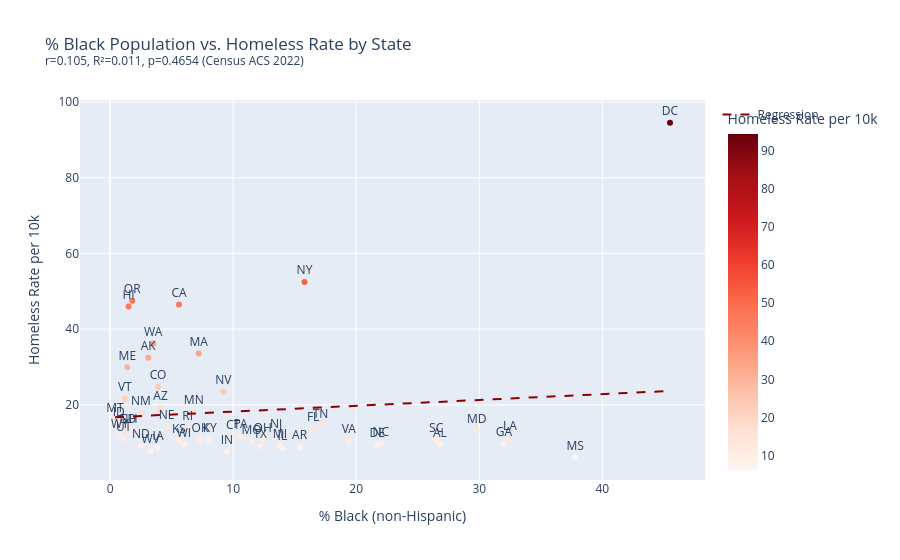

Here is the notebook cell this chart was saved with:
### Code cell
slope, intercept, r, p, se = stats.linregress(df['pct_black'], df['homeless_rate_per_10k'])
r2 = r ** 2
print(f'% Black vs homeless rate: r={r:.3f}, R²={r2:.3f}, p={p:.4f}')

x_range = [df['pct_black'].min(), df['pct_black'].max()]
y_range = [slope * x + intercept for x in x_range]

fig1 = px.scatter(
    df, x='pct_black', y='homeless_rate_per_10k', text='state_postal',
    color='homeless_rate_per_10k', color_continuous_scale='Reds',
    title=f'% Black Population vs. Homeless Rate by State<br><sup>r={r:.3f}, R²={r2:.3f}, p={p:.4f} (Census ACS 2022)</sup>',
    labels={'pct_black': '% Black (non-Hispanic)', 'homeless_rate_per_10k': 'Homeless Rate per 10k'},
    hover_name='state_name',
)
fig1.add_trace(go.Scatter(x=x_range, y=y_range, mode='lines', name='Regression', line=dict(color='darkred', dash='dash')))
fig1.update_traces(textposition='top center', selector=dict(mode='markers+text'))
fig1.show()

### Figure 1 — Plotly figure (JSON) as saved in the notebook; plotly's stock layout.template omitted (floating-point values rounded to 4 significant figures)
{"data": [{"hovertemplate": "<b>%{hovertext}</b><br><br>% Black (non-Hispanic)=%{x}<br>Homeless Rate per 10k=%{marker.color}<br>state_postal=%{text}<extra></extra>", "hovertext": ["Alabama", "Alaska", "Arizona", "Arkansas", "California", "Colorado", "Connecticut", "Delaware", "District of Columbia", "Florida", "Georgia", "Hawaii", "Idaho", "Illinois", "Indiana", "Iowa", "Kansas", "Kentucky", "Louisiana", "Maine", "Maryland", "Massachusetts", "Michigan", "Minnesota", "Mississippi", "Missouri", "Montana", "Nebraska", "Nevada", "New Hampshire", "New Jersey", "New Mexico", "New York", "North Carolina", "North Dakota", "Ohio", "Oklahoma", "Oregon", "Pennsylvania", "Rhode Island", "South Carolina", "South Dakota", "Tennessee", "Texas", "Utah", "Vermont", "Virginia", "Washington", "West Virginia", "Wisconsin", "Wyoming"], "legendgroup": "", "marker": {"color": [9.56, 32.45, 19.12, 8.93, 46.48, 24.72, 11.61, 9.33, 94.51, 13.63, 9.79, 45.96, 14.99, 8.54, 7.65, 8.73, 10.61, 10.68, 11.31, 29.9, 13.16, 33.58, 9.32, 18.2, 6.15, 10.37, 16.15, 14.08, 23.42, 13.07, 11.71, 17.92, 52.44, 9.81, 9.23, 10.76, 10.7, 47.5, 11.73, 13.82, 10.8, 13.08, 14.59, 9.07, 10.95, 21.7, 10.48, 36.22, 7.91, 9.49, 11.9], "coloraxis": "coloraxis", "symbol": "circle"}, "mode": "markers+text", "name": "", "orientation": "v", "showlegend": false, "text": ["AL", "AK", "AZ", "AR", "CA", "CO", "CT", "DE", "DC", "FL", "GA", "HI", "ID", "IL", "IN", "IA", "KS", "KY", "LA", "ME", "MD", "MA", "MI", "MN", "MS", "MO", "MT", "NE", "NV", "NH", "NJ", "NM", "NY", "NC", "ND", "OH", "OK", "OR", "PA", "RI", "SC", "SD", "TN", "TX", "UT", "VT", "VA", "WA", "WV", "WI", "WY"], "textposition": "top center", "type": "scatter", "x": [26.8, 3.1, 4.1, 15.4, 5.6, 3.9, 10.0, 21.7, 45.5, 16.5, 32.0, 1.5, 0.7, 14.0, 9.5, 3.9, 5.6, 8.1, 32.5, 1.4, 29.8, 7.2, 13.8, 6.8, 37.8, 11.5, 0.4, 4.6, 9.2, 1.5, 13.5, 2.5, 15.8, 22.0, 2.5, 12.4, 7.3, 1.8, 10.6, 6.3, 26.5, 1.5, 17.1, 12.2, 1.1, 1.2, 19.4, 3.5, 3.3, 6.0, 0.8], "xaxis": "x", "y": [9.56, 32.45, 19.12, 8.93, 46.48, 24.72, 11.61, 9.33, 94.51, 13.63, 9.79, 45.96, 14.99, 8.54, 7.65, 8.73, 10.61, 10.68, 11.31, 29.9, 13.16, 33.58, 9.32, 18.2, 6.15, 10.37, 16.15, 14.08, 23.42, 13.07, 11.71, 17.92, 52.44, 9.81, 9.23, 10.76, 10.7, 47.5, 11.73, 13.82, 10.8, 13.08, 14.59, 9.07, 10.95, 21.7, 10.48, 36.22, 7.91, 9.49, 11.9], "yaxis": "y"}, {"line": {"color": "darkred", "dash": "dash"}, "mode": "lines", "name": "Regression", "type": "scatter", "x": [0.4, 45.5], "y": [16.72, 23.67]}], "layout": {"coloraxis": {"colorbar": {"title": {"text": "Homeless Rate per 10k"}}, "colorscale": [[0.0, "rgb(255,245,240)"], [0.125, "rgb(254,224,210)"], [0.25, "rgb(252,187,161)"], [0.375, "rgb(252,146,114)"], [0.5, "rgb(251,106,74)"], [0.625, "rgb(239,59,44)"], [0.75, "rgb(203,24,29)"], [0.875, "rgb(165,15,21)"], [1.0, "rgb(103,0,13)"]]}, "legend": {"tracegroupgap": 0}, "title": {"text": "% Black Population vs. Homeless Rate by State<br><sup>r=0.105, R²=0.011, p=0.4654 (Census ACS 2022)</sup>"}, "xaxis": {"anchor": "y", "domain": [0.0, 1.0], "title": {"text": "% Black (non-Hispanic)"}}, "yaxis": {"anchor": "x", "domain": [0.0, 1.0], "title": {"text": "Homeless Rate per 10k"}}}}
